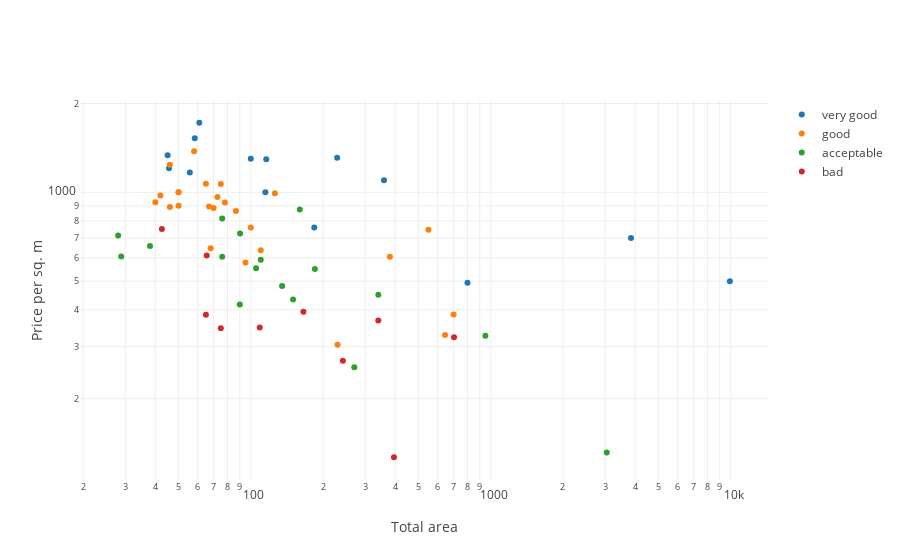

The cell this chart's notebook holds for it:
### Markdown cell above
Теперь значения распределены вдоль прямой линии более явно, при этом объекты центральной зоны города по оси Y расположены как правило выше, а периферийной - ниже, что логично.

Также разброс данных объясняется техническим состоянием объектов недвижимости (объекты в плохом состоянии расположены как правило ниже прямой, а в хорошем - выше):

### Code cell
fig = {
    'data': [
        {
            'x': df[df['Technical_condition'] == condition]['Total_area'],
            'y': df[df['Technical_condition'] == condition]['Price_per_sq_m'],
            'name': condition, 'mode': 'markers',
        } for condition in ["very good", "good", "acceptable", 'bad']
    ],
    'layout': {
        'xaxis': {'title': 'Total area', 'type': 'log'},
        'yaxis': {'title': "Price per sq. m", 'type': 'log'}
    }
}

# IPython notebook
iplot(fig, show_link=False)

### Figure 1 — Plotly figure (JSON) as saved in the notebook; plotly's stock layout.template omitted (floating-point values rounded to 4 significant figures)
{"data": [{"mode": "markers", "name": "very good", "type": "scatter", "uid": "81b0b180-a8bc-47d6-83b4-295133ea65bb", "x": [115, 229, 45, 58.4, 45.6, 61, 9920.0, 55.7, 3842.0, 183.9, 359, 800, 116, 100], "y": [1000, 1310.0, 1336.0, 1524.0, 1206.0, 1721.0, 500, 1167.0, 700, 760.5, 1100, 493.8, 1295.0, 1300]}, {"mode": "markers", "name": "good", "type": "scatter", "uid": "3ccf51a4-4a3c-4e41-9085-a2aa3532b6f8", "x": [550, 42, 700, 95, 75, 46, 86.7, 645, 126, 110, 50, 100, 58, 78, 230, 70, 380, 40, 50, 46, 67, 50, 68, 65, 72.6], "y": [746.2, 976.2, 385.7, 579.0, 1067.0, 1239.0, 865.0, 328.7, 992.1, 636.4, 1000, 760, 1379.0, 923.1, 304.4, 885.7, 605.3, 925, 900, 891.3, 895.5, 1000, 647.1, 1069.0, 964.2]}, {"mode": "markers", "name": "acceptable", "type": "scatter", "uid": "018dcaae-6807-43d6-b829-72d86abd108f", "x": [110, 90.2, 185, 90, 3044, 950, 76, 270, 340, 160, 76, 105.2, 28.84, 28, 150, 135, 38], "y": [590.9, 725.5, 549.8, 416.7, 131.4, 326.6, 815.8, 255.6, 450, 875, 605.3, 553.3, 606.8, 714.3, 433.3, 481.5, 657.9]}, {"mode": "markers", "name": "bad", "type": "scatter", "uid": "d3559c0a-e4a7-4335-b0d2-a29b5feff491", "x": [703, 340, 65.5, 75, 42.6, 65, 242, 109, 395, 165.7], "y": [322.9, 367.6, 610.7, 346.7, 751.2, 384.6, 268.6, 348.6, 126.6, 394.3]}], "layout": {"xaxis": {"title": "Total area", "type": "log"}, "yaxis": {"title": "Price per sq. m", "type": "log"}}}
